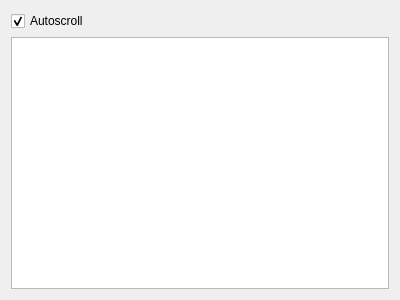
<?xml version="1.0" encoding="UTF-8"?>
<ui version="4.0">
 <class>SolverErrorsWidget</class>
 <widget class="QDialog" name="SolverErrorsWidget">
  <property name="geometry">
   <rect>
    <x>0</x>
    <y>0</y>
    <width>400</width>
    <height>300</height>
   </rect>
  </property>
  <property name="windowTitle">
   <string>Dialog</string>
  </property>
  <layout class="QVBoxLayout" name="verticalLayout">
   <item>
    <widget class="QCheckBox" name="checkBoxAutoScroll">
     <property name="text">
      <string>Autoscroll</string>
     </property>
     <property name="checked">
      <bool>true</bool>
     </property>
    </widget>
   </item>
   <item>
    <widget class="QTextEdit" name="teLogResults">
     <property name="readOnly">
      <bool>true</bool>
     </property>
    </widget>
   </item>
  </layout>
 </widget>
 <resources/>
 <connections/>
</ui>
